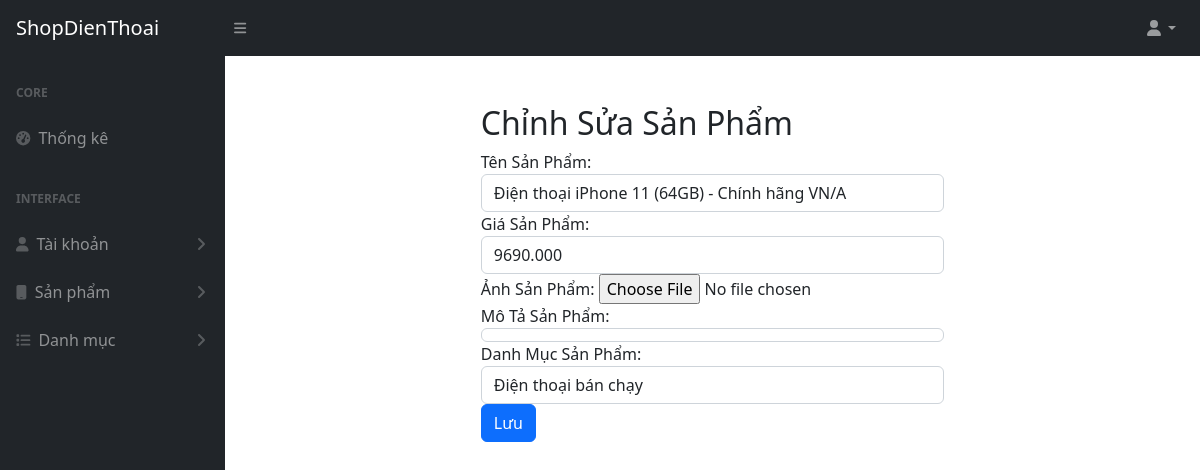
/admin/?page=edit-product&id=9 (signed in), run on the app's committed database.
### tables this page shows
CREATE TABLE `product` (
  `id_product` int(11) NOT NULL,
  `name_product` varchar(255) DEFAULT NULL,
  `price` decimal(10,3) DEFAULT NULL,
  `image` varchar(255) DEFAULT NULL,
  `description` text,
  `id_cate` int(11) DEFAULT NULL
);

CREATE TABLE `category` (
  `id_cate` int(11) NOT NULL,
  `name_cate` varchar(255) DEFAULT NULL
);

### controllers/ProductController.php (called while the page is built, shortened)
<?php
class ProductController {
    public function getById($id_product) {
        global $pdo;
        $product = new Product($pdo);
        return $product->getById($id_product);
    }
}

### models/Product.php (called while the page is built, shortened)
<?php
class Product {
    private $conn;
    public function __construct($conn) {
        $this->conn = $conn;
    }
    public function getById($id_product) {
        $query = "SELECT * FROM Product WHERE id_product = :id_product";
        $stmt = $this->conn->prepare($query);
        $stmt->bindParam(':id_product', $id_product);
        $stmt->execute();
        return $stmt->fetch(PDO::FETCH_ASSOC);
    }
}
?>

### controllers/CategoryController.php (called while the page is built, shortened)
<?php
class CategoryController {
    public function getAll() {
        global $pdo;
        $category = new Category($pdo);
        return $category->getAll();
    }
}

### models/Category.php (called while the page is built, shortened)
<?php
class Category {
    private $conn;
    public function __construct($conn) {
        $this->conn = $conn;
    }
    public function getAll() {
        $sql = "SELECT * FROM category";
        $stmt = $this->conn->prepare($sql);
        $stmt->execute();
        return $stmt->fetchAll(PDO::FETCH_ASSOC);
    }
}

### views/admin/edit-product.php (the view, shortened to what this page needs)
<?php
require_once '../models/Product.php';
require_once '../models/Category.php';
require_once '../controllers/ProductController.php';
require_once '../controllers/CategoryController.php';
$productController = new ProductController();
$categoryController = new CategoryController();
$productId = isset($_GET['id']) ? $_GET['id'] : null;
$nameProduct = "";
$price = "";
$image = "";
$category_id = "";
if ($_SERVER['REQUEST_METHOD'] === 'POST') {
    $nameProduct = $_POST['productName'];
    $price = $_POST['productPrice'];
    $description = $_POST['productDescription'];
    $category_id = $_POST['productCategory'];
    if(isset($_FILES['productImage']) && $_FILES['productImage']['size'] > 0) {
        $uploadDir = '../uploads/';
        $uploadedFile = $uploadDir . basename($_FILES['productImage']['name']);
        move_uploaded_file($_FILES['productImage']['tmp_name'], $uploadedFile);
        $image = basename($_FILES['productImage']['name']);
    } else {
        $product = $productController->getById($productId);
        if ($product) {
            $image = $product["image"];
        }
    }
    if (empty($nameProduct)) {
        $errorProductName = "Vui lòng nhập tên sản phẩm";
    }
    if (empty($price)) {
        $errorProductPrice = "Vui lòng nhập giá sản phẩm";
    }
    if (empty($description)) {
        $errorProductDescription = "Vui lòng nhập mô tả sản phẩm";
    }
    if (empty($errorProductName) && empty($errorProductPrice) && empty($errorProductImage) && empty($errorProductDescription)) {
        $result = $productController->update($productId, $nameProduct, $price, $image, $description, $category_id);
        if ($result) {
        echo "<script>window.location.reload();</script>";
        exit();
    }
    }
} else if ($productId) {
    $product = $productController->getById($productId);
    if ($product) {
        $nameProduct = $product["name_product"];
        $price = $product["price"];
        $category_id = $product["id_cate"];
    }
}
$categories = $categoryController->getAll();
?>
<section class="py-5">
    <div class="container">
        <div class="row justify-content-center">
            <div class="col-lg-6">
                <h2>Chỉnh Sửa Sản Phẩm</h2>
                <form id="editProductForm" method="POST" enctype="multipart/form-data">
                    <div class="form-group">
                        <label for="productName">Tên Sản Phẩm:</label>
                        <input type="text" class="form-control" id="productName" name="productName"
                            value="<?= $nameProduct ?>">
                    </div>
                    <div class="form-group">
                        <label for="productPrice">Giá Sản Phẩm:</label>
                        <input type="number" class="form-control" id="productPrice" name="productPrice" min="0"
                            value="<?= $price ?>">
                    </div>
                    <div class="form-group">
                        <label for="productImage">Ảnh Sản Phẩm:</label>
                        <input type="file" class="form-control-file" id="productImage" name="productImage">
                    </div>
                    <div class="form-group">
                        <label for="productDescription">Mô Tả Sản Phẩm:</label>
                        <div class="form-control" id="text-edit"></div>
                    </div>
                    <div class="form-group">
                        <label for="productCategory">Danh Mục Sản Phẩm:</label>
                        <select class="form-control" id="productCategory" name="productCategory">
                            <?php foreach ($categories as $category) : ?>
                            <option value="<?= $category['id_cate'] ?>"
                                <?= ($category['id_cate'] == $category_id) ? 'selected' : '' ?>>
                                <?= $category['name_cate'] ?>
                            </option>
                            <?php endforeach; ?>
                        </select>
                    </div>
                    <button type="submit" class="btn btn-primary">Lưu</button>
                </form>
            </div>
        </div>
    </div>
</section>

### data on the page
product: productName "Điện thoại iPhone 11 (64GB) - Chính hãng VN/A", productPrice "9690.000", productCategory "Điện thoại bán chạy"
